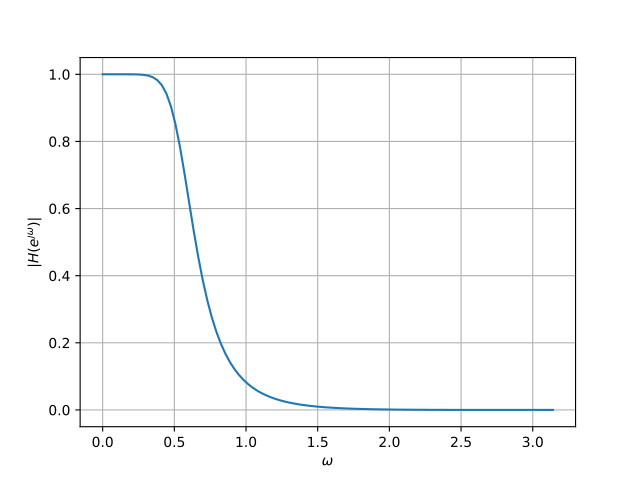

Reproduce this figure in Python.
import numpy as np
import matplotlib.pyplot as plt
from scipy import signal
import soundfile as sf

#read .wav file 
input_signal,fs = sf.read("Sound_Noise.wav")

#sampling frequency of Input signal
sampl_freq=fs

#order of the filter
order=4   

#cutoff frquency 4kHz
cutoff_freq=4000.0  

#digital frequency
Wn=2*cutoff_freq/sampl_freq  

# b and a are numerator and denominator polynomials respectively
b, a = signal.butter(order, Wn, 'low') 

#DTFT
def H(z):
	num = np.polyval(b,z**(-1))
	den = np.polyval(a,z**(-1))
	H = num/den
	return H
		
#Input and Output
omega = np.linspace(0,np.pi,100)

#subplots
plt.plot(omega, abs(H(np.exp(1j*omega))))
plt.xlabel('$\omega$')
plt.ylabel('$|H(e^{\jmath\omega})| $')
plt.grid()# minor

plt.savefig('7.2.1.pdf')
plt.show()
